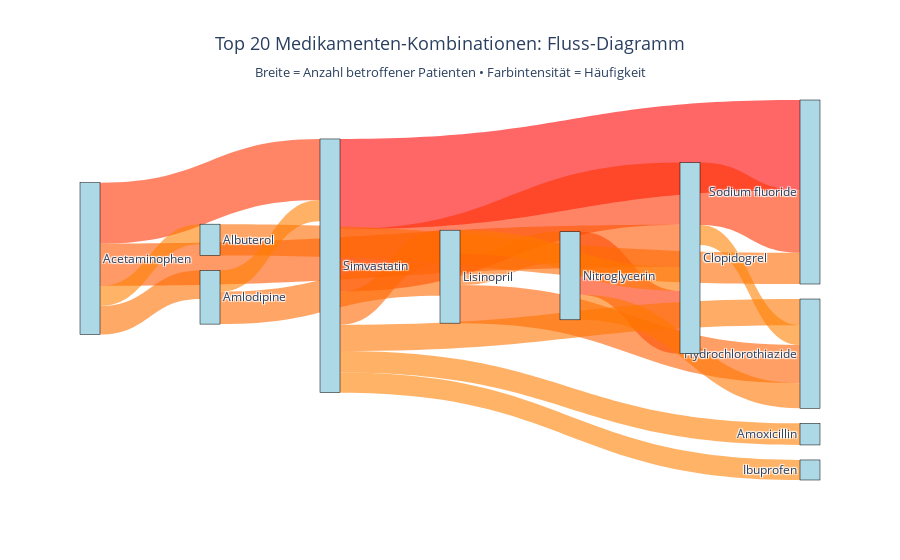

This figure's notebook cell:
### Code cell
# Sankey-Diagramm: Visualisierung der Medikamenten-Flüsse
# Zeigt die häufigsten Kombinationen als Fluss-Diagramm

# Top 20 Kombinationen verwenden
top_20 = risk_combinations.head(20).copy()

# Erstelle eindeutige Indizes für alle Medikamente
all_drugs = list(set(top_20['drug1'].tolist() + top_20['drug2'].tolist()))
drug_to_idx = {drug: idx for idx, drug in enumerate(all_drugs)}

# Source und Target für Sankey-Diagramm
sources = [drug_to_idx[drug] for drug in top_20['drug1']]
targets = [drug_to_idx[drug] for drug in top_20['drug2']]
values = top_20['patient_count'].tolist()

# Farben basierend auf Patientenzahl (je mehr Patienten, desto intensiver)
max_count = max(values)
colors = [f'rgba(255, {int(165 * (1 - v/max_count))}, 0, 0.6)' for v in values]

fig = go.Figure(data=[go.Sankey(
    node=dict(
        pad=15,
        thickness=20,
        line=dict(color='black', width=0.5),
        label=[drug[:25] for drug in all_drugs],  # Namen kürzen für Lesbarkeit
        color='lightblue'
    ),
    link=dict(
        source=sources,
        target=targets,
        value=values,
        color=colors,
        hovertemplate='%{source.label} -- %{target.label}<br>Patienten: %{value}<extra></extra>'
    )
)])

fig.update_layout(
    title=dict(
        text="Top 20 Medikamenten-Kombinationen: Fluss-Diagramm<br>" +
             "<sub>Breite = Anzahl betroffener Patienten • Farbintensität = Häufigkeit</sub>",
        x=0.5,
        xanchor='center',
        font=dict(size=18)
    ),
    height=800,
    font=dict(size=12),
    plot_bgcolor='white',
    paper_bgcolor='white'
)

fig.show()

print(f"\nPopulations-Statistiken:")
print(f"   Eindeutige Medikamente in Top-Kombinationen: {len(all_drugs)}")
print(f"   Gesamtzahl Wechselwirkungs-Instanzen (Top 20): {sum(values):,}")
print(f"   Durchschnittliche Patientenzahl pro Kombination: {sum(values)/len(values):.1f}")
print("\nVisualisierungs-Hinweis:")
print("  - Breite der Verbindungen entspricht Anzahl betroffener Patienten")
print("  - Intensivere Farbe = häufigere Kombination")
print("  - Hover über Verbindung zeigt Details")

### Figure 1 — Plotly figure (JSON) as saved in the notebook; plotly's stock layout.template omitted (floating-point values rounded to 4 significant figures)
{"data": [{"link": {"color": ["rgba(255, 0, 0, 0.6)", "rgba(255, 50, 0, 0.6)", "rgba(255, 51, 0, 0.6)", "rgba(255, 51, 0, 0.6)", "rgba(255, 53, 0, 0.6)", "rgba(255, 87, 0, 0.6)", "rgba(255, 95, 0, 0.6)", "rgba(255, 104, 0, 0.6)", "rgba(255, 105, 0, 0.6)", "rgba(255, 108, 0, 0.6)", "rgba(255, 108, 0, 0.6)", "rgba(255, 112, 0, 0.6)", "rgba(255, 117, 0, 0.6)", "rgba(255, 119, 0, 0.6)", "rgba(255, 121, 0, 0.6)", "rgba(255, 125, 0, 0.6)", "rgba(255, 126, 0, 0.6)", "rgba(255, 128, 0, 0.6)", "rgba(255, 128, 0, 0.6)", "rgba(255, 128, 0, 0.6)"], "hovertemplate": "%{source.label} -- %{target.label}<br>Patienten: %{value}<extra></extra>", "source": [10, 2, 9, 10, 6, 6, 5, 10, 7, 5, 1, 6, 10, 2, 5, 10, 7, 10, 6, 9], "target": [0, 9, 0, 9, 10, 9, 3, 5, 5, 2, 0, 7, 3, 3, 9, 8, 10, 4, 1, 3], "value": [550, 383, 380, 379, 371, 257, 232, 202, 197, 190, 190, 174, 159, 153, 144, 132, 130, 122, 122, 121]}, "node": {"color": "lightblue", "label": ["Sodium fluoride", "Albuterol", "Nitroglycerin", "Hydrochlorothiazide", "Ibuprofen", "Lisinopril", "Acetaminophen", "Amlodipine", "Amoxicillin", "Clopidogrel", "Simvastatin"], "line": {"color": "black", "width": 0.5}, "pad": 15, "thickness": 20}, "type": "sankey"}], "layout": {"autosize": true, "font": {"size": 12}, "paper_bgcolor": "white", "plot_bgcolor": "white", "title": {"font": {"size": 18}, "text": "Top 20 Medikamenten-Kombinationen: Fluss-Diagramm<br><sub>Breite = Anzahl betroffener Patienten • Farbintensität = Häufigkeit</sub>", "x": 0.5, "xanchor": "center"}}}
